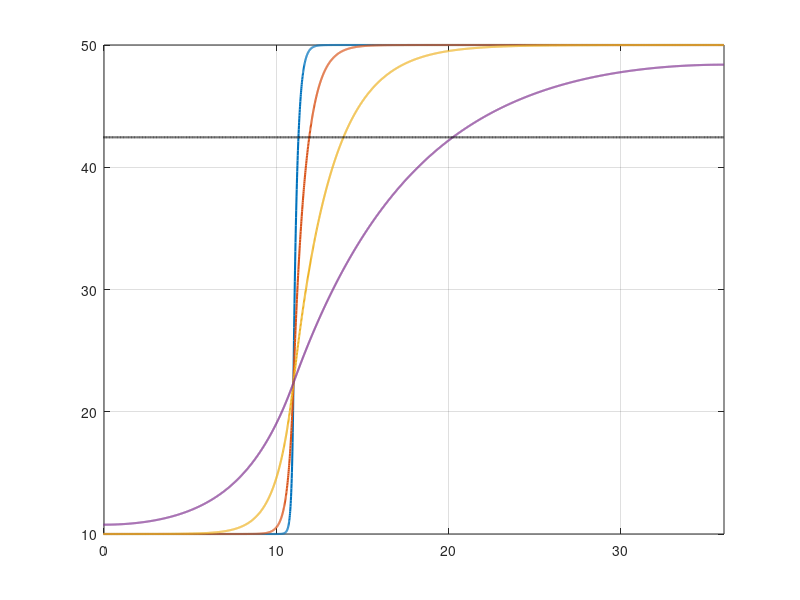
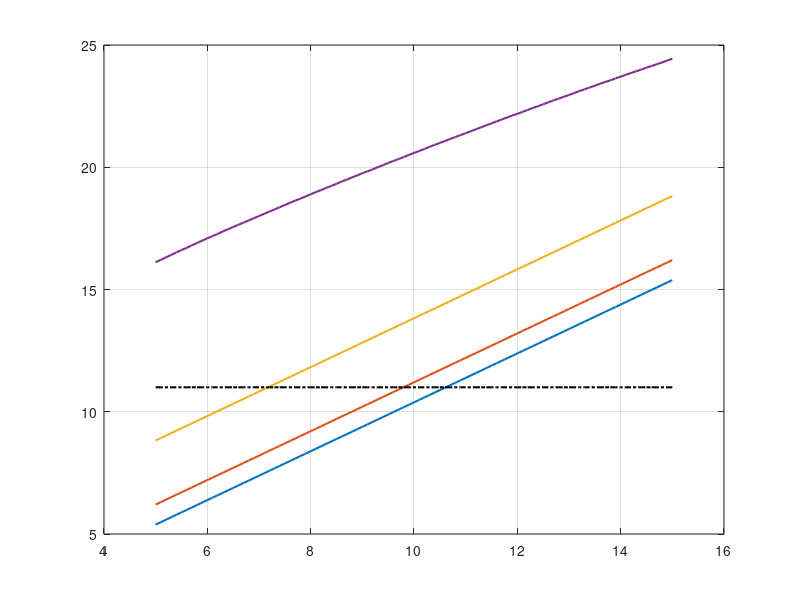

Recreate these plots in MATLAB, in order.
clear all
L=36; koffin = 0.1; koffout =0.02; dx = 0.01; kon =1;
x=-L:dx:L-dx;
Dvec = [0.001 0.01 0.1 1]; 
lvec = 5:0.1:15;

steady_state_sol = zeros(1,size(x,2));

for jD = 1:size(Dvec,2)
    jD
for jl = 1:size(lvec,2)
        
    D = Dvec(jD);  
    l = lvec(jl); 
    ld1 = sqrt(D/koffout); 
    ld2 = sqrt(D/koffin); 

    Num_fac = (ld1-ld2)*exp(2*l*(ld1+ld2)/ld1/ld2) - (ld1-ld2)*exp(2*L/ld1) - ...
            - (ld1+ld2)*exp(2*l/ld1) + (ld1+ld2)*exp((2*L/ld1) + 2*l/ld2); 

    A1 = exp((l+2*L)/ld1)*(exp(2*l/ld2)-1)*(koffout-koffin)*kon*ld1/koffout/koffin/Num_fac; 
    B1 = exp(l/ld1)*(exp(2*l/ld2)-1)*(koffout-koffin)*kon*ld1/koffout/koffin/Num_fac; 
    A2 = exp(l/ld2)*(exp(2*l/ld1)-exp(2*L/ld1))*(koffout-koffin)*kon*ld2/koffout/koffin/Num_fac;
    B2 = exp(l/ld2)*(exp(2*l/ld1)-exp(2*L/ld1))*(koffout-koffin)*kon*ld2/koffout/koffin/Num_fac;
    A3 = B1;
    B3 = A1;

    fun_reg1 = A1*exp(x/ld1) + B1*exp(-x/ld1) + kon/koffout; 
    fun_reg2 = A2*exp(x/ld2) + B2*exp(-x/ld2) + kon/koffin; 
    fun_reg3 = A3*exp(x/ld1) + B3*exp(-x/ld1) + kon/koffout; 

    %%%%% Define piecewise function
    steady_state_sol(x <= -l) = fun_reg1(x <= -l); 
    steady_state_sol(x > -l & x <= l) = fun_reg2(x > -l & x <= l); 
    steady_state_sol(x > l) = fun_reg3(x > l); 
    I = find(steady_state_sol < 0.9*steady_state_sol(end)); 

    lsim(jD,jl) = 0.5*size(I,2)*dx; 
    
    figure(1)
    if jl == 61
        plot(x,steady_state_sol,'linewidth',1.5); drawnow; hold on
    end 

end 
figure(2)
plot(lvec,lsim(jD,:),'linewidth',1.5);  drawnow;  hold on 

end 
figure(1)
plot(x,0.9*steady_state_sol(end)*ones(1,size(x,2)),'-.k','linewidth',1.5)
grid on; 
xlim([0 L])

figure(2)
plot(lvec,11*ones(1,size(lvec,2)),'-.k','linewidth',1.5)
grid on 










